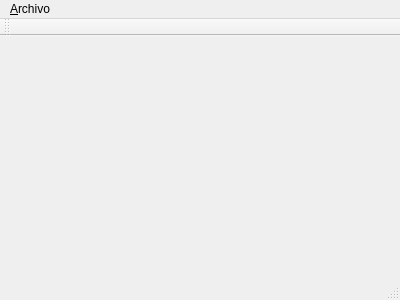
<?xml version="1.0" encoding="UTF-8"?>
<ui version="4.0">
 <class>MainWindow</class>
 <widget class="QMainWindow" name="MainWindow">
  <property name="geometry">
   <rect>
    <x>0</x>
    <y>0</y>
    <width>400</width>
    <height>300</height>
   </rect>
  </property>
  <property name="windowTitle">
   <string>MainWindow</string>
  </property>
  <widget class="QWidget" name="centralWidget"/>
  <widget class="QMenuBar" name="menuBar">
   <property name="geometry">
    <rect>
     <x>0</x>
     <y>0</y>
     <width>400</width>
     <height>22</height>
    </rect>
   </property>
   <widget class="QMenu" name="menu_Archivo">
    <property name="title">
     <string>&amp;Archivo</string>
    </property>
    <addaction name="action_Salir"/>
   </widget>
   <addaction name="menu_Archivo"/>
  </widget>
  <widget class="QToolBar" name="mainToolBar">
   <attribute name="toolBarArea">
    <enum>TopToolBarArea</enum>
   </attribute>
   <attribute name="toolBarBreak">
    <bool>false</bool>
   </attribute>
  </widget>
  <widget class="QStatusBar" name="statusBar"/>
  <action name="action_Salir">
   <property name="text">
    <string>&amp;Salir...</string>
   </property>
  </action>
 </widget>
 <layoutdefault spacing="6" margin="11"/>
 <resources/>
 <connections/>
</ui>
